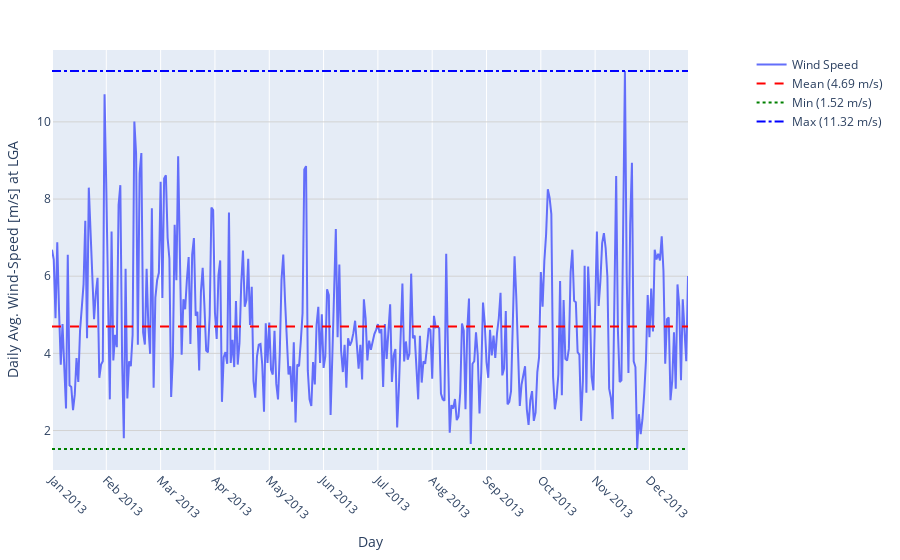

Notebook source saved alongside this figure:
### Code cell
# Converting "full_day" column to datetime
lga_mean_wind["full_day"] = pd.to_datetime(lga_mean_wind["full_day"])

# Defining xticks_labels
xticks_labels = lga_mean_wind["full_day"].dt.strftime("%b %Y")

fig = go.Figure()

# Adding trace for wind speed
fig.add_trace(
    go.Scatter(
        x=lga_mean_wind.index,
        y=lga_mean_wind["wind_speed"],
        mode="lines",
        name="Wind Speed",
        hovertemplate="<b>Date</b>: %{text}<br><b>Wind Speed</b>: %{y:.2f} m/s",
        text=lga_mean_wind["full_day"].dt.strftime("%Y-%m-%d"),
    )
)

# Calculating mean, min, and max values
mean_wind_speed = lga_mean_wind["wind_speed"].mean()
min_wind_speed = lga_mean_wind["wind_speed"].min()
max_wind_speed = lga_mean_wind["wind_speed"].max()

# Adding horizontal lines for mean, min, and max values
fig.add_trace(
    go.Scatter(
        x=lga_mean_wind.index,
        y=[mean_wind_speed] * len(lga_mean_wind),
        mode="lines",
        line=dict(color="red", dash="dash"),
        name=f"Mean ({mean_wind_speed:.2f} m/s)",
        hoverinfo="skip",
    )
)
fig.add_trace(
    go.Scatter(
        x=lga_mean_wind.index,
        y=[min_wind_speed] * len(lga_mean_wind),
        mode="lines",
        line=dict(color="green", dash="dot"),
        name=f"Min ({min_wind_speed:.2f} m/s)",
        hoverinfo="skip",
    )
)
fig.add_trace(
    go.Scatter(
        x=lga_mean_wind.index,
        y=[max_wind_speed] * len(lga_mean_wind),
        mode="lines",
        line=dict(color="blue", dash="dashdot"),
        name=f"Max ({max_wind_speed:.2f} m/s)",
        hoverinfo="skip",
    )
)

# Updating x-axis ticks to include only month and year for one month interval
fig.update_xaxes(
    tickvals=lga_mean_wind.index[::31], ticktext=xticks_labels[::31], tickangle=45
)

# Updating layout
fig.update_layout(
    xaxis_title="Day",
    yaxis_title="Daily Avg. Wind-Speed [m/s] at LGA",
    legend=dict(x=1.1, y=1),  # Positioning legend outside the plot
    showlegend=True,
    yaxis=dict(gridcolor="lightgrey"),  # Adding light grey gridlines
    margin=dict(l=50, r=50, t=50, b=50),  # Adjusting margin for better visibility
)

fig.show()

### Figure 1 — Plotly figure (JSON) as saved in the notebook; plotly's stock layout.template omitted (floating-point values rounded to 4 significant figures; data arrays with more than 128 entries replaced by an {"elided": "..."} marker saying what was removed)
{"data": [{"hovertemplate": "<b>Date</b>: %{text}<br><b>Wind Speed</b>: %{y:.2f} m/s", "mode": "lines", "name": "Wind Speed", "text": {"elided": "364 str values"}, "type": "scatter", "x": {"elided": "364 int values"}, "y": {"elided": "364 float values"}}, {"hoverinfo": "skip", "line": {"color": "red", "dash": "dash"}, "mode": "lines", "name": "Mean (4.69 m/s)", "type": "scatter", "x": {"elided": "364 int values"}, "y": {"elided": "364 float values"}}, {"hoverinfo": "skip", "line": {"color": "green", "dash": "dot"}, "mode": "lines", "name": "Min (1.52 m/s)", "type": "scatter", "x": {"elided": "364 int values"}, "y": {"elided": "364 float values"}}, {"hoverinfo": "skip", "line": {"color": "blue", "dash": "dashdot"}, "mode": "lines", "name": "Max (11.32 m/s)", "type": "scatter", "x": {"elided": "364 int values"}, "y": {"elided": "364 float values"}}], "layout": {"legend": {"x": 1.1, "y": 1}, "margin": {"b": 50, "l": 50, "r": 50, "t": 50}, "showlegend": true, "xaxis": {"tickangle": 45, "ticktext": ["Jan 2013", "Feb 2013", "Mar 2013", "Apr 2013", "May 2013", "Jun 2013", "Jul 2013", "Aug 2013", "Sep 2013", "Oct 2013", "Nov 2013", "Dec 2013"], "tickvals": [0, 31, 62, 93, 124, 155, 186, 217, 248, 279, 310, 341], "title": {"text": "Day"}}, "yaxis": {"gridcolor": "lightgrey", "title": {"text": "Daily Avg. Wind-Speed [m/s] at LGA"}}}}
